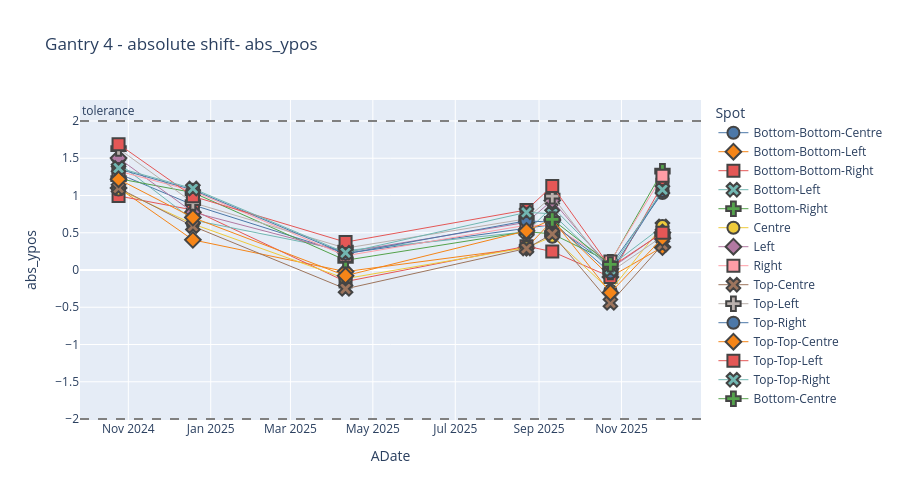

Here is the notebook cell this chart was saved with:
### Code cell
def plotly_spot_position(df, pos, gantry, device, energy, gantry_angle, n_months):
    """ plot spot position time series data
        df = dataframe
        gantry = "Gantry 1", "Gantry 2", 
        pos = "abs_xpos",
        device = "XRV-3000", "XRV-4000"
        energy = int,
        gantry_angle = 0,90,180,270
        n_month = int

    
     """
    
     # only show data from last 12 months
    start_date = pd.Timestamp.today() - pd.DateOffset(months=n_months)

    selected_df = df[(df["MachineName"]==gantry) & (df["Device"] == device) & (df['ADate'] >= start_date) & (df["Energy"] == energy) &(df["Gantry Angle"] == gantry_angle)]

    # set colour
    palette = sns.color_palette("deep", n_colors=df['Spot'].nunique())
    palette_hex = [to_hex(c) for c in palette]


    # Plot
    fig = px.scatter(
        selected_df,
        x='ADate',
        y=pos,
        symbol='Spot', 
        color='Spot',        # hue
         color_discrete_sequence= px.colors.qualitative.T10,
        title=f'{gantry} - absolute shift- {pos}',
        labels={'x-pos': 'X Position', 'adate': 'Date'},
        height=500
    )

    # Add tolerance bands +/- 2
    fig.add_hline(y=2, line_dash="dash", line_color="grey", annotation_text="tolerance", annotation_position="top left")
    fig.add_hline(y=-2, line_dash="dash", line_color="grey")



    # Optional: connect points by spot for clarity
    fig.update_traces(mode='markers+lines',
                    marker=dict(size=12,               # larger size
                                line=dict(width=2)),     # outline width
                    line=dict(width=1                # thinner connecting lines
                    ))

    # Show plot
    fig.show()

    
    return 


# plotting absolute y-pos, on Gantry 4, from XRV-4000 data, 70 MeV spot, Gantry angle = 0, in last2 months
plotly_spot_position(sub_df, "abs_ypos", "Gantry 4", "XRV-4000", 70, 0, 24)

### Figure 1 — Plotly figure (JSON) as saved in the notebook; plotly's stock layout.template omitted (floating-point values rounded to 4 significant figures)
{"data": [{"hovertemplate": "Spot=Bottom-Bottom-Centre<br>ADate=%{x}<br>abs_ypos=%{y}<extra></extra>", "legendgroup": "Bottom-Bottom-Centre", "line": {"width": 1}, "marker": {"color": "#4C78A8", "line": {"width": 2}, "size": 12, "symbol": "circle"}, "mode": "markers+lines", "name": "Bottom-Bottom-Centre", "orientation": "v", "showlegend": true, "type": "scatter", "x": ["2024-10-24T18:22:30.000000000", "2024-12-18T18:46:12.000000000", "2025-04-10T19:05:24.000000000", "2025-08-22T17:24:40.000000000", "2025-09-10T19:20:56.000000000", "2025-10-23T20:19:28.000000000", "2025-12-01T08:33:29.000000000"], "xaxis": "x", "y": [1.293, 0.8736, 0.2236, 0.5569, 0.6087, 0.0587, 1.034], "yaxis": "y"}, {"hovertemplate": "Spot=Bottom-Bottom-Left<br>ADate=%{x}<br>abs_ypos=%{y}<extra></extra>", "legendgroup": "Bottom-Bottom-Left", "line": {"width": 1}, "marker": {"color": "#F58518", "line": {"width": 2}, "size": 12, "symbol": "diamond"}, "mode": "markers+lines", "name": "Bottom-Bottom-Left", "orientation": "v", "showlegend": true, "type": "scatter", "x": ["2024-10-24T18:22:30.000000000", "2024-12-18T18:46:12.000000000", "2025-04-10T19:05:24.000000000", "2025-08-22T17:24:40.000000000", "2025-09-10T19:20:56.000000000", "2025-10-23T20:19:28.000000000", "2025-12-01T08:33:29.000000000"], "xaxis": "x", "y": [1.101, 0.4046, -0.0212, 0.298, 0.6613, -0.093, 0.3075], "yaxis": "y"}, {"hovertemplate": "Spot=Bottom-Bottom-Right<br>ADate=%{x}<br>abs_ypos=%{y}<extra></extra>", "legendgroup": "Bottom-Bottom-Right", "line": {"width": 1}, "marker": {"color": "#E45756", "line": {"width": 2}, "size": 12, "symbol": "square"}, "mode": "markers+lines", "name": "Bottom-Bottom-Right", "orientation": "v", "showlegend": true, "type": "scatter", "x": ["2024-10-24T18:22:30.000000000", "2024-12-18T18:46:12.000000000", "2025-04-10T19:05:24.000000000", "2025-08-22T17:24:40.000000000", "2025-09-10T19:20:56.000000000", "2025-10-23T20:19:28.000000000", "2025-12-01T08:33:29.000000000"], "xaxis": "x", "y": [0.9937, 0.8059, -0.1554, 0.3194, 0.247, -0.0924, 1.145], "yaxis": "y"}, {"hovertemplate": "Spot=Bottom-Left<br>ADate=%{x}<br>abs_ypos=%{y}<extra></extra>", "legendgroup": "Bottom-Left", "line": {"width": 1}, "marker": {"color": "#72B7B2", "line": {"width": 2}, "size": 12, "symbol": "x"}, "mode": "markers+lines", "name": "Bottom-Left", "orientation": "v", "showlegend": true, "type": "scatter", "x": ["2024-10-24T18:22:30.000000000", "2024-12-18T18:46:12.000000000", "2025-04-10T19:05:24.000000000", "2025-08-22T17:24:40.000000000", "2025-09-10T19:20:56.000000000", "2025-10-23T20:19:28.000000000", "2025-12-01T08:33:29.000000000"], "xaxis": "x", "y": [1.434, 0.6712, 0.2601, 0.5126, 0.8474, 0.0556, 0.5842], "yaxis": "y"}, {"hovertemplate": "Spot=Bottom-Right<br>ADate=%{x}<br>abs_ypos=%{y}<extra></extra>", "legendgroup": "Bottom-Right", "line": {"width": 1}, "marker": {"color": "#54A24B", "line": {"width": 2}, "size": 12, "symbol": "cross"}, "mode": "markers+lines", "name": "Bottom-Right", "orientation": "v", "showlegend": true, "type": "scatter", "x": ["2024-10-24T18:22:30.000000000", "2024-12-18T18:46:12.000000000", "2025-04-10T19:05:24.000000000", "2025-08-22T17:24:40.000000000", "2025-09-10T19:20:56.000000000", "2025-10-23T20:19:28.000000000", "2025-12-01T08:33:29.000000000"], "xaxis": "x", "y": [1.226, 1.04, 0.1305, 0.5153, 0.4841, 0.105, 1.327], "yaxis": "y"}, {"hovertemplate": "Spot=Centre<br>ADate=%{x}<br>abs_ypos=%{y}<extra></extra>", "legendgroup": "Centre", "line": {"width": 1}, "marker": {"color": "#EECA3B", "line": {"width": 2}, "size": 12, "symbol": "circle"}, "mode": "markers+lines", "name": "Centre", "orientation": "v", "showlegend": true, "type": "scatter", "x": ["2024-10-24T18:22:30.000000000", "2024-12-18T18:46:12.000000000", "2025-04-10T19:05:24.000000000", "2025-08-22T17:24:40.000000000", "2025-09-10T19:20:56.000000000", "2025-10-23T20:19:28.000000000", "2025-12-01T08:33:29.000000000"], "xaxis": "x", "y": [1.081, 0.6182, -0.1158, 0.3007, 0.4466, -0.2765, 0.5914], "yaxis": "y"}, {"hovertemplate": "Spot=Left<br>ADate=%{x}<br>abs_ypos=%{y}<extra></extra>", "legendgroup": "Left", "line": {"width": 1}, "marker": {"color": "#B279A2", "line": {"width": 2}, "size": 12, "symbol": "diamond"}, "mode": "markers+lines", "name": "Left", "orientation": "v", "showlegend": true, "type": "scatter", "x": ["2024-10-24T18:22:30.000000000", "2024-12-18T18:46:12.000000000", "2025-04-10T19:05:24.000000000", "2025-08-22T17:24:40.000000000", "2025-09-10T19:20:56.000000000", "2025-10-23T20:19:28.000000000", "2025-12-01T08:33:29.000000000"], "xaxis": "x", "y": [1.502, 0.775, 0.2393, 0.6398, 0.9344, 0.0174, 0.5026], "yaxis": "y"}, {"hovertemplate": "Spot=Right<br>ADate=%{x}<br>abs_ypos=%{y}<extra></extra>", "legendgroup": "Right", "line": {"width": 1}, "marker": {"color": "#FF9DA6", "line": {"width": 2}, "size": 12, "symbol": "square"}, "mode": "markers+lines", "name": "Right", "orientation": "v", "showlegend": true, "type": "scatter", "x": ["2024-10-24T18:22:30.000000000", "2024-12-18T18:46:12.000000000", "2025-04-10T19:05:24.000000000", "2025-08-22T17:24:40.000000000", "2025-09-10T19:20:56.000000000", "2025-10-23T20:19:28.000000000", "2025-12-01T08:33:29.000000000"], "xaxis": "x", "y": [1.328, 1.062, 0.1907, 0.6013, 0.5942, 0.113, 1.264], "yaxis": "y"}, {"hovertemplate": "Spot=Top-Centre<br>ADate=%{x}<br>abs_ypos=%{y}<extra></extra>", "legendgroup": "Top-Centre", "line": {"width": 1}, "marker": {"color": "#9D755D", "line": {"width": 2}, "size": 12, "symbol": "x"}, "mode": "markers+lines", "name": "Top-Centre", "orientation": "v", "showlegend": true, "type": "scatter", "x": ["2024-10-24T18:22:30.000000000", "2024-12-18T18:46:12.000000000", "2025-04-10T19:05:24.000000000", "2025-08-22T17:24:40.000000000", "2025-09-10T19:20:56.000000000", "2025-10-23T20:19:28.000000000", "2025-12-01T08:33:29.000000000"], "xaxis": "x", "y": [1.1, 0.5882, -0.2526, 0.2893, 0.4829, -0.4416, 0.3394], "yaxis": "y"}, {"hovertemplate": "Spot=Top-Left<br>ADate=%{x}<br>abs_ypos=%{y}<extra></extra>", "legendgroup": "Top-Left", "line": {"width": 1}, "marker": {"color": "#BAB0AC", "line": {"width": 2}, "size": 12, "symbol": "cross"}, "mode": "markers+lines", "name": "Top-Left", "orientation": "v", "showlegend": true, "type": "scatter", "x": ["2024-10-24T18:22:30.000000000", "2024-12-18T18:46:12.000000000", "2025-04-10T19:05:24.000000000", "2025-08-22T17:24:40.000000000", "2025-09-10T19:20:56.000000000", "2025-10-23T20:19:28.000000000", "2025-12-01T08:33:29.000000000"], "xaxis": "x", "y": [1.629, 0.9035, 0.2933, 0.687, 0.9905, -0.0266, 0.45], "yaxis": "y"}, {"hovertemplate": "Spot=Top-Right<br>ADate=%{x}<br>abs_ypos=%{y}<extra></extra>", "legendgroup": "Top-Right", "line": {"width": 1}, "marker": {"color": "#4C78A8", "line": {"width": 2}, "size": 12, "symbol": "circle"}, "mode": "markers+lines", "name": "Top-Right", "orientation": "v", "showlegend": true, "type": "scatter", "x": ["2024-10-24T18:22:30.000000000", "2024-12-18T18:46:12.000000000", "2025-04-10T19:05:24.000000000", "2025-08-22T17:24:40.000000000", "2025-09-10T19:20:56.000000000", "2025-10-23T20:19:28.000000000", "2025-12-01T08:33:29.000000000"], "xaxis": "x", "y": [1.355, 1.077, 0.2162, 0.6605, 0.6408, -0.0341, 1.061], "yaxis": "y"}, {"hovertemplate": "Spot=Top-Top-Centre<br>ADate=%{x}<br>abs_ypos=%{y}<extra></extra>", "legendgroup": "Top-Top-Centre", "line": {"width": 1}, "marker": {"color": "#F58518", "line": {"width": 2}, "size": 12, "symbol": "diamond"}, "mode": "markers+lines", "name": "Top-Top-Centre", "orientation": "v", "showlegend": true, "type": "scatter", "x": ["2024-10-24T18:22:30.000000000", "2024-12-18T18:46:12.000000000", "2025-04-10T19:05:24.000000000", "2025-08-22T17:24:40.000000000", "2025-09-10T19:20:56.000000000", "2025-10-23T20:19:28.000000000", "2025-12-01T08:33:29.000000000"], "xaxis": "x", "y": [1.218, 0.7039, -0.0766, 0.5254, 0.6807, -0.3045, 0.4277], "yaxis": "y"}, {"hovertemplate": "Spot=Top-Top-Left<br>ADate=%{x}<br>abs_ypos=%{y}<extra></extra>", "legendgroup": "Top-Top-Left", "line": {"width": 1}, "marker": {"color": "#E45756", "line": {"width": 2}, "size": 12, "symbol": "square"}, "mode": "markers+lines", "name": "Top-Top-Left", "orientation": "v", "showlegend": true, "type": "scatter", "x": ["2024-10-24T18:22:30.000000000", "2024-12-18T18:46:12.000000000", "2025-04-10T19:05:24.000000000", "2025-08-22T17:24:40.000000000", "2025-09-10T19:20:56.000000000", "2025-10-23T20:19:28.000000000", "2025-12-01T08:33:29.000000000"], "xaxis": "x", "y": [1.689, 0.9887, 0.3747, 0.8056, 1.127, 0.0354, 0.4995], "yaxis": "y"}, {"hovertemplate": "Spot=Top-Top-Right<br>ADate=%{x}<br>abs_ypos=%{y}<extra></extra>", "legendgroup": "Top-Top-Right", "line": {"width": 1}, "marker": {"color": "#72B7B2", "line": {"width": 2}, "size": 12, "symbol": "x"}, "mode": "markers+lines", "name": "Top-Top-Right", "orientation": "v", "showlegend": true, "type": "scatter", "x": ["2024-10-24T18:22:30.000000000", "2024-12-18T18:46:12.000000000", "2025-04-10T19:05:24.000000000", "2025-08-22T17:24:40.000000000", "2025-09-10T19:20:56.000000000", "2025-10-23T20:19:28.000000000", "2025-12-01T08:33:29.000000000"], "xaxis": "x", "y": [1.37, 1.093, 0.231, 0.7733, 0.7552, 0.0083, 1.078], "yaxis": "y"}, {"hovertemplate": "Spot=Bottom-Centre<br>ADate=%{x}<br>abs_ypos=%{y}<extra></extra>", "legendgroup": "Bottom-Centre", "line": {"width": 1}, "marker": {"color": "#54A24B", "line": {"width": 2}, "size": 12, "symbol": "cross"}, "mode": "markers+lines", "name": "Bottom-Centre", "orientation": "v", "showlegend": true, "type": "scatter", "x": ["2025-09-10T19:20:56.000000000", "2025-10-23T20:19:28.000000000"], "xaxis": "x", "y": [0.6784, 0.0751], "yaxis": "y"}], "layout": {"annotations": [{"showarrow": false, "text": "tolerance", "x": 0, "xanchor": "left", "xref": "x domain", "y": 2, "yanchor": "bottom", "yref": "y"}], "height": 500, "legend": {"title": {"text": "Spot"}, "tracegroupgap": 0}, "shapes": [{"line": {"color": "grey", "dash": "dash"}, "type": "line", "x0": 0, "x1": 1, "xref": "x domain", "y0": 2, "y1": 2, "yref": "y"}, {"line": {"color": "grey", "dash": "dash"}, "type": "line", "x0": 0, "x1": 1, "xref": "x domain", "y0": -2, "y1": -2, "yref": "y"}], "title": {"text": "Gantry 4 - absolute shift- abs_ypos"}, "xaxis": {"anchor": "y", "domain": [0, 1], "title": {"text": "ADate"}}, "yaxis": {"anchor": "x", "domain": [0, 1], "title": {"text": "abs_ypos"}}}}
